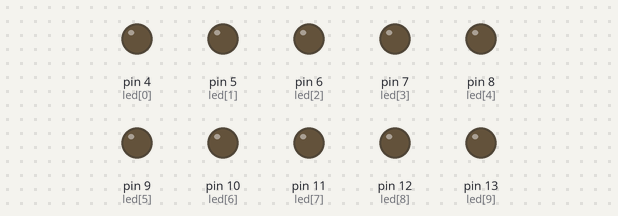
Simulated run of this sketch. Board: Arduino Uno, built with avr-gcc and run on an emulated ATmega328P. Parts: output pins drawn as LEDs (lit = HIGH).

Above: at 0.05 s.
At 0.55 s:
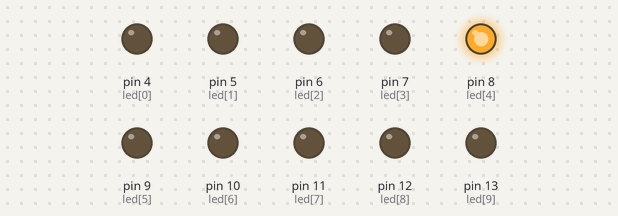
At 1.06 s:
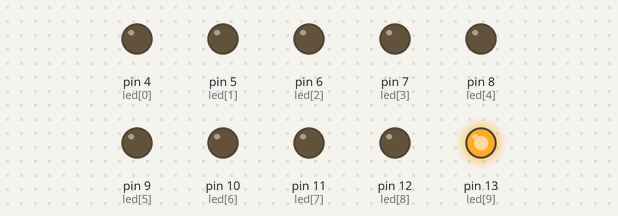
At 2.07 s:
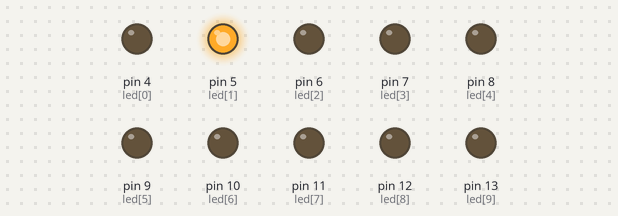
At 3.08 s:
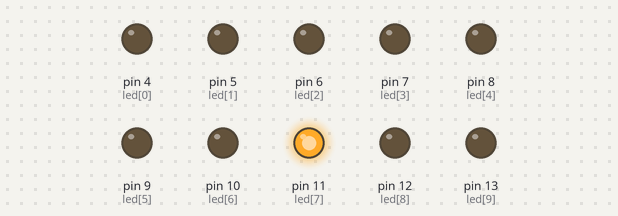
At 4.09 s:
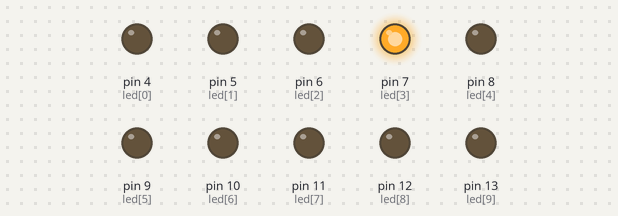
Timing chart, 0 to 4.4 s (numbered marks = the images above):
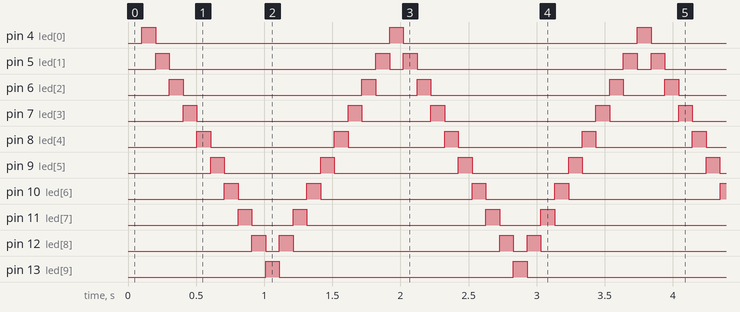

Measured:
- by itself, pin 4 (led[0]), pin 13 (led[9]): alternates HIGH for 0.10 s and LOW for 1.7 s
- by itself, pin 5 (led[1]): repeats every 1.8 s: LOW 1.5 s, HIGH 0.10 s, LOW 0.10 s, HIGH 0.10 s
- by itself, pin 6 (led[2]): repeats every 1.8 s: LOW 1.3 s, HIGH 0.10 s, LOW 0.30 s, HIGH 0.10 s
- by itself, pin 7 (led[3]): repeats every 1.8 s: LOW 1.1 s, HIGH 0.10 s, LOW 0.51 s, HIGH 0.10 s
- by itself, pin 8 (led[4]): repeats every 1.8 s: LOW 0.91 s, HIGH 0.10 s, LOW 0.71 s, HIGH 0.10 s
- by itself, pin 9 (led[5]): repeats every 1.8 s: LOW 0.71 s, HIGH 0.10 s, LOW 0.91 s, HIGH 0.10 s
- by itself, pin 10 (led[6]): repeats every 1.8 s: LOW 0.50 s, HIGH 0.10 s, LOW 1.1 s, HIGH 0.10 s
- by itself, pin 11 (led[7]): repeats every 1.8 s: LOW 0.30 s, HIGH 0.10 s, LOW 1.3 s, HIGH 0.10 s

The sketch:

Projeto_5.ino
```cpp
byte led[]= {4,5,6,7,8,9,10,11,12,13};
int leddelay(100);
int direcao = 1;
int ledatual = 0;
unsigned long mudatempo;

void setup(){
  for(int x = 0; x < 10; x++){
    pinMode(led[x], OUTPUT);
    }
    mudatempo = millis();
}

void loop(){
  if((millis()-mudatempo)>leddelay){
    mudaLed();
    mudatempo = millis();
  }
}

void mudaLed(){
  for(int x = 0; x < 10; x++){
    digitalWrite(led[x], LOW);
  }
  digitalWrite(led[ledatual], HIGH);
  ledatual += direcao;
  if (ledatual == 9){
    direcao = -1;
  }
  if (ledatual == 0){
    direcao = 1;
  }
}
```
